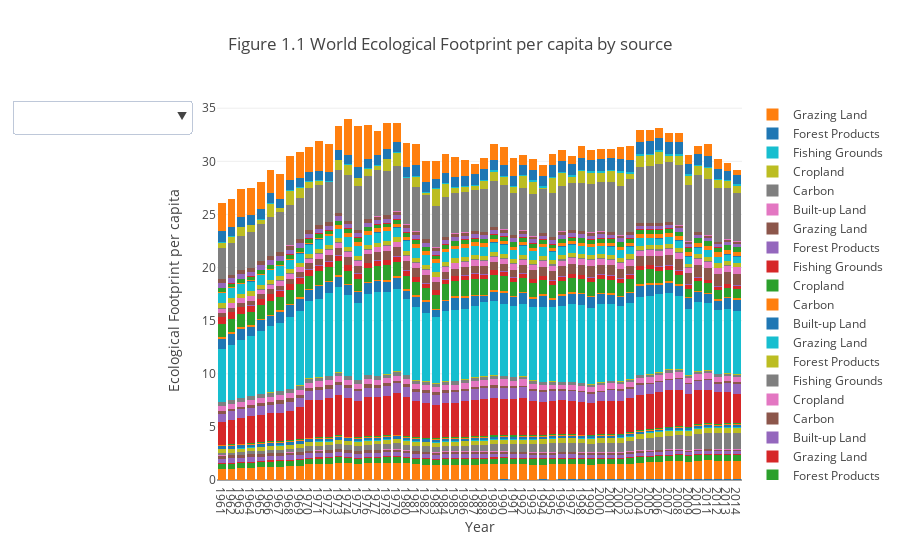

The code cell stored with this chart in its notebook:
### Code cell
data=[]

for continent in [ef_person_EF, ef_asian_total,ef_europe_total,ef_north_america_total,ef_latin_am_total,ef_africa_total, ef_oceania_total]:
    for source in source_list:
    
        trace =go.Bar(
                    x=continent['year'],
                    y=continent[source],
                    name=source
            )
        data.append(trace)
    
T_list = [True, True,True,True,True, True]
F_list = [False, False,False, False,False, False]
button_layer_1_height = 1.12
updatemenus = list([
    dict(active=-1,
         buttons=list([   
            dict(label = 'World',
                 method = 'update',
                 args = [{'visible': T_list + F_list + F_list + F_list + F_list + F_list + F_list},
                         {'title': 'Figure 1.1 World Ecological Footprint per capita by source'}]),
                        #  ,'annotations': high_annotations}]),
            dict(label = 'Asian',
                 method = 'update',
                 args = [{'visible': F_list + T_list + F_list + F_list + F_list + F_list + F_list},
                         {'title': 'Figure 1.1 Asian Ecological Footprint per capita by source'}]),
                          #'annotations': low_annotations}]),
            dict(label = 'Europe',
                 method = 'update',
                 args = [{'visible': F_list + F_list + T_list + F_list + F_list + F_list + F_list},
                         {'title': 'Figure 1.1 Europe Ecological Footprint per capita by source'}]),
                          #'annotations': low_annotations}]),
            dict(label = 'North America',
                 method = 'update',
                 args = [{'visible': F_list + F_list + F_list + T_list + F_list + F_list + F_list},
                         {'title': 'Figure 1.1 North America Ecological Footprint per capita by source'}]),   
             dict(label = 'Latin America/Caribbean',
                 method = 'update',
                 args = [{'visible': F_list + F_list + F_list + F_list + T_list + F_list + F_list},
                         {'title': 'Figure 1.1 Latin America and the Caribbean Ecological Footprint per capita by source'}]),     
             dict(label = 'Africa',
                 method = 'update',
                 args = [{'visible': F_list + F_list + F_list + F_list + F_list + T_list + F_list},
                         {'title': 'Figure 1.1 Africa Ecological Footprint per capita by source'}]),
             dict(label = 'Oceania',
                 method = 'update',
                 args = [{'visible': F_list + F_list + F_list + F_list + F_list + F_list + T_list},
                         {'title': 'Figure 1.1 Oceania Ecological Footprint per capita by source'}])               
         
         ])  
        )
    ])



layout = go.Layout(title = 'Figure 1.1 World Ecological Footprint per capita by source',
              xaxis = dict(title = 'Year', autotick=False),
              yaxis = dict(title = 'Ecological Footprint per capita'),
              barmode='stack',
              showlegend=True,
              updatemenus=updatemenus)

fig = go.Figure(data=data, layout=layout)
iplot(fig, filename='grouped-bar-stacked')
